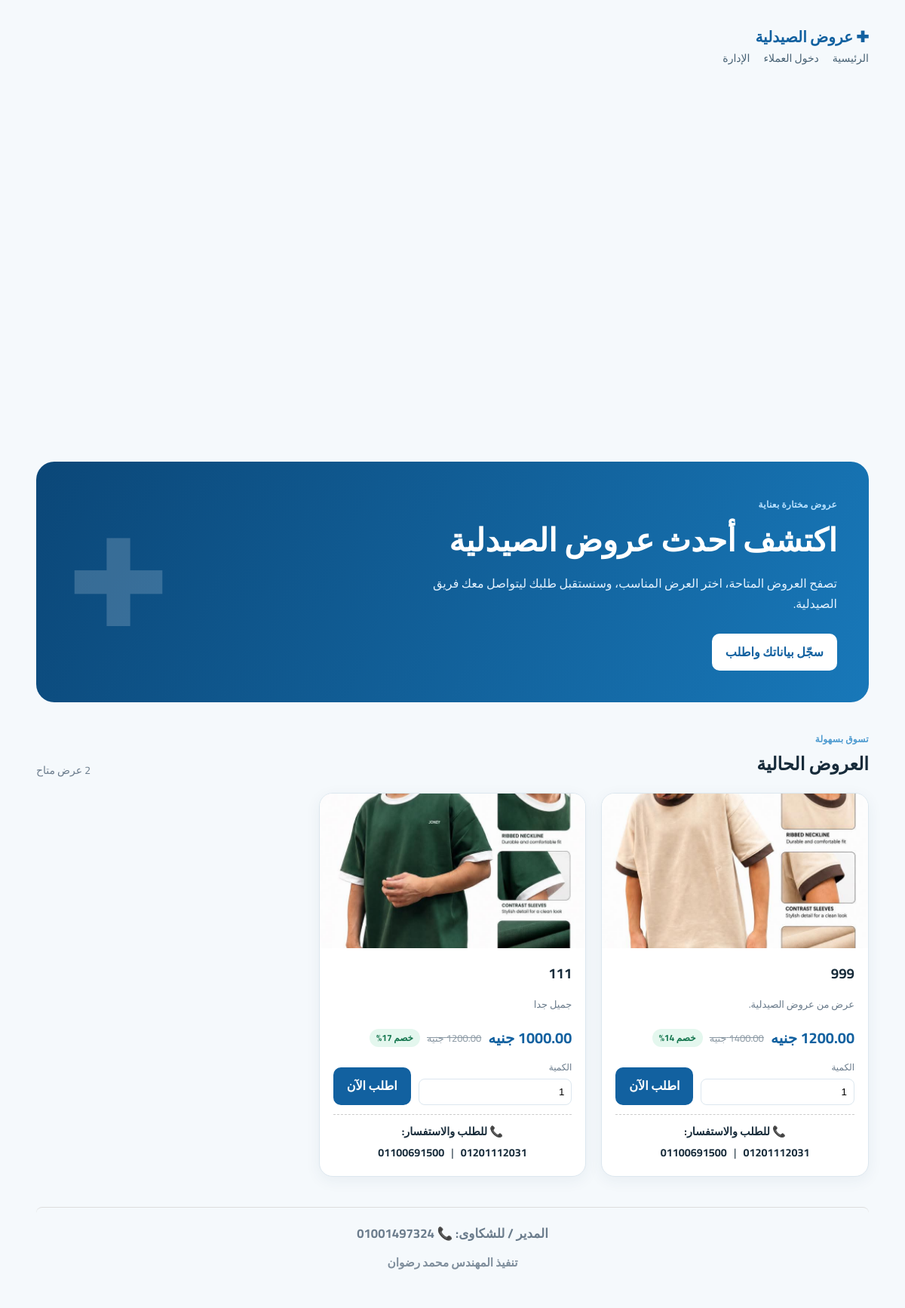
The page / on the database its author committed.
### tables this page shows
CREATE TABLE offers (
                id INTEGER PRIMARY KEY AUTOINCREMENT,
                title TEXT NOT NULL,
                description TEXT DEFAULT '',
                old_price REAL,
                price REAL NOT NULL,
                image TEXT DEFAULT '',
                active INTEGER NOT NULL DEFAULT 1,
                created_at TIMESTAMP DEFAULT CURRENT_TIMESTAMP
            );

### app.py (the view)
@app.route("/")
def home():
    with db() as conn:
        offers = conn.execute(
            "SELECT * FROM offers WHERE active=1 ORDER BY id DESC"
        ).fetchall()
    return render_template("home.html", offers=offers)

### app.py (called while the page is built)
def db():
    conn = sqlite3.connect(DB_PATH)
    conn.row_factory = sqlite3.Row
    return conn

### templates/home.html (shortened to what this page needs)
{% extends "base.html" %}
{% block content %}
<section class="hero">
  <div>
    <span class="eyebrow">عروض مختارة بعناية</span>
    <h1>اكتشف أحدث عروض الصيدلية</h1>
    <p>تصفح العروض المتاحة، اختر العرض المناسب، وسنستقبل طلبك ليتواصل معك فريق الصيدلية.</p>
    {% if not session.get('customer_id') %}
      <a class="btn light" href="{{ url_for('customer_login') }}">سجّل بياناتك واطلب</a>
    {% else %}
      <span class="signed">أنت مسجل دخول بالفعل ✓</span>
    {% endif %}
  </div>
  <div class="hero-symbol">✚</div>
</section>
<div class="section-heading">
  <div><span class="eyebrow">تسوق بسهولة</span><h2>العروض الحالية</h2></div>
  <span class="muted">{{ offers|length }} عرض متاح</span>
</div>
{% if offers %}
<div class="offers-grid">
  {% for offer in offers %}
  <article class="offer-card">
    {% if offer.image %}
      <img class="offer-image" src="{{ url_for('static', filename='uploads/' ~ offer.image) }}" alt="{{ offer.title }}">
    {% else %}
      <div class="image-placeholder">✚</div>
    {% endif %}
    <div class="offer-content">
      <h3>{{ offer.title }}</h3>
      <p class="description">{{ offer.description or 'عرض من عروض الصيدلية.' }}</p>
      <div class="prices">
        <strong>{{ '%.2f'|format(offer.price) }} جنيه</strong>
        {% if offer.old_price and offer.old_price > offer.price %}
          <del>{{ '%.2f'|format(offer.old_price) }} جنيه</del>
          <span class="discount">خصم {{ (((offer.old_price-offer.price)/offer.old_price)*100)|round|int }}%</span>
        {% endif %}
      </div>
      <form method="post" action="{{ url_for('place_order', offer_id=offer.id) }}" class="order-form">
        <label>الكمية
          <input type="number" name="quantity" min="1" max="20" value="1">
        </label>
        <button class="btn" type="submit">اطلب الآن</button>
      </form>
      <div class="offer-phones" style="margin-top: 12px; padding-top: 10px; border-top: 1px dashed #ccc; font-size: 0.9rem; text-align: center;">
        <span style="display: block; font-weight: bold; margin-bottom: 4px;">📞 للطلب والاستفسار:</span>
        <a href="tel:01201112031" style="color: inherit; text-decoration: none; font-weight: bold;">01201112031</a>
        <span style="margin: 0 6px;">|</span>
        <a href="tel:01100691500" style="color: inherit; text-decoration: none; font-weight: bold;">01100691500</a>
      </div>
    </div>
  </article>
  {% endfor %}
</div>
{% else %}
<div class="empty-state"><div>✚</div><h3>لا توجد عروض منشورة حالياً</h3><p>تابعنا للاطلاع على العروض الجديدة.</p></div>
{% endif %}
<footer style="margin-top: 40px; padding: 20px; text-align: center; border-top: 1px solid #ddd; border-radius: 8px;">
  <div style="margin-bottom: 12px; font-size: 1.05rem;">
    <strong>المدير / للشكاوى: </strong>
    <a href="tel:01001497324" style="color: inherit; text-decoration: none; font-weight: bold;">📞 01001497324</a>
  </div>
  <div style="font-weight: bold; font-size: 0.95rem; opacity: 0.85;">
    تنفيذ المهندس محمد رضوان
  </div>
</footer>
{% endblock %}

### templates/base.html (shortened to what this page needs)
<!doctype html>
<html lang="ar" dir="rtl">
<head>
  <link rel="stylesheet" href="{{ url_for('static', filename='style.css') }}">
</head>
<body>
  <header class="site-header">
    <div class="container nav">
      <a class="brand" href="{{ url_for('home') }}">✚ عروض الصيدلية</a>
      <nav class="nav-links">
        <a href="{{ url_for('home') }}">الرئيسية</a>
        {% if session.get('customer_id') %}
          <a href="{{ url_for('customer_logout') }}">تسجيل خروج</a>
        {% else %}
          <a href="{{ url_for('customer_login') }}">دخول العملاء</a>
        {% endif %}
        <a href="{{ url_for('admin_login') }}">الإدارة</a>
      </nav>
    </div>
  </header>
  <main class="container">
    {% block content %}{% endblock %}
  </main>
</body>

### static/style.css (style rules this page uses)
:root { --blue:#1261a0;--blue2:#0b4778;--pale:#eaf4fc;--ink:#172b3a;--muted:#6b7c8c;--line:#dce7ef;--white:#fff;--bg:#f5f9fc;--green:#16845b }
* { box-sizing:border-box }
body { margin:0;background:var(--bg);color:var(--ink);font-family:"Cairo",Tahoma,Arial,sans-serif;line-height:1.7 }
a { text-decoration:none;color:inherit }
.brand { font-size:20px;font-weight:800;color:var(--blue) }
nav { display:flex;gap:18px;flex-wrap:wrap;font-size:14px;color:#476174 }
.container { width:min(1120px,92%);margin:32px auto 60px;min-height:65vh }
footer { text-align:center;color:var(--muted);padding:22px;border-top:1px solid var(--line);font-size:13px }
.hero { background:linear-gradient(115deg,#0b4778,#1878b9);border-radius:24px;padding:42px;color:white;display:flex;align-items:center;justify-content:space-between;overflow:hidden;min-height:260px }
.hero h1 { font-size:clamp(28px,4vw,42px);line-height:1.3;margin:8px 0 }
.hero p { max-width:580px;color:#e3f2ff }
.hero-symbol { font-size:160px;opacity:.18;line-height:1 }
.eyebrow { font-size:12px;font-weight:800;color:#4e9bd0;letter-spacing:.3px }
.hero .eyebrow { color:#b9e1ff }
.btn { border:0;border-radius:10px;background:var(--blue);color:#fff;padding:11px 18px;font:inherit;font-weight:700;cursor:pointer;display:inline-block;text-align:center }
.btn.light { background:#fff;color:var(--blue);margin-top:10px }
.section-heading,.admin-heading { display:flex;justify-content:space-between;align-items:end;gap:15px;margin:34px 0 18px }
.section-heading h2,.admin-heading h1 { margin:0 }
.muted { color:var(--muted);font-size:14px }
.offers-grid { display:grid;grid-template-columns:repeat(3,minmax(0,1fr));gap:20px }
.offer-card { background:#fff;border:1px solid var(--line);border-radius:18px;overflow:hidden;box-shadow:0 5px 20px #183c5810 }
.offer-image { width:100%;height:205px;object-fit:cover;display:block }
.offer-content { padding:18px }
.offer-content h3 { margin:0 0 4px }
.description { color:var(--muted);font-size:13px;min-height:26px }
.prices { display:flex;align-items:center;gap:9px;flex-wrap:wrap;margin:12px 0 }
.prices strong { color:var(--blue);font-size:20px }
.prices del { font-size:13px;color:#8997a2 }
.discount { background:#e4f7ee;color:#14764e;border-radius:20px;padding:2px 9px;font-size:12px;font-weight:700 }
.order-form { display:flex;align-items:end;gap:10px }
.order-form label { font-size:12px;color:var(--muted);flex:1 }
.order-form input { display:block;width:100%;padding:9px;border:1px solid var(--line);border-radius:8px;margin-top:4px }
.order-form .btn { white-space:nowrap }

### rows shown on the page
offers: image (picture), title "999", description "عرض من عروض الصيدلية.", old_price "1400.00", old_price+price "14"
offers: image (picture), title "111", description "جميل جدا", old_price "1200.00", old_price+price "17"
